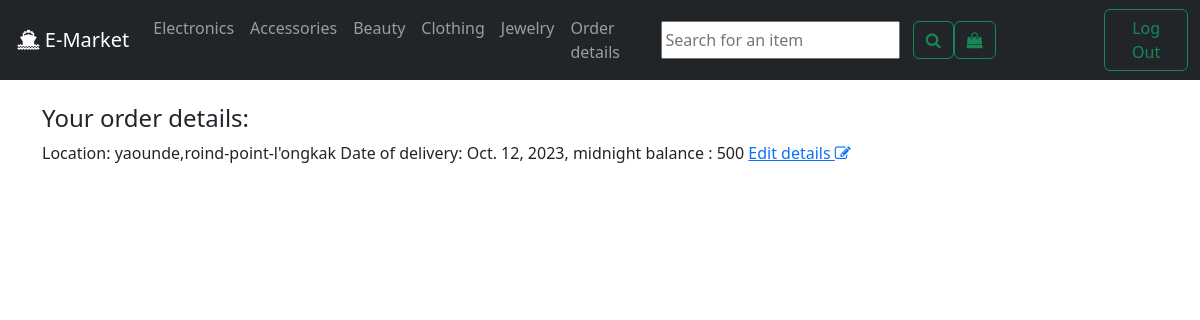
The app's page /order-details (signed in) with its own data.
### core/models.py (models this page shows, shortened)
class Order_details(models.Model):
    owner = models.ForeignKey(User,on_delete=models.CASCADE)
    location = models.CharField(max_length=50)
    date_of_delivery = models.DateTimeField()
    balance = models.IntegerField()

### core/views.py (the view)
# urls.py: path('order-details',views.order_details,name="order-details"),
def order_details(request):
    order_details = Order_details.objects.get(owner=request.user)
    context={"order_details":order_details}
    return render(request,"core/order_details.html",context)

### core/templates/core/order_details.html (shortened to what this page needs)
{% extends "core/base.html" %}
{% block header %}
<h4>Your order details:</h4>
{% endblock header %}
{% block content%}
{% if order_details %}
<span>Location: {{order_details.location}}</span>
<span>Date of delivery: {{order_details.date_of_delivery}}</span>
<span>balance : {{order_details.balance}}</span>
{% endif %}
<span>
    <a href="{% url 'core:edit-order-details' %}">
        Edit details
        <i class="fa fa-edit"></i>
    </a>
</span>
{% endblock content %}

### records on screen
Order_details: location "yaounde,roind-point-l'ongkak", date_of_delivery "Oct. 12, 2023, midnight", balance "500"
